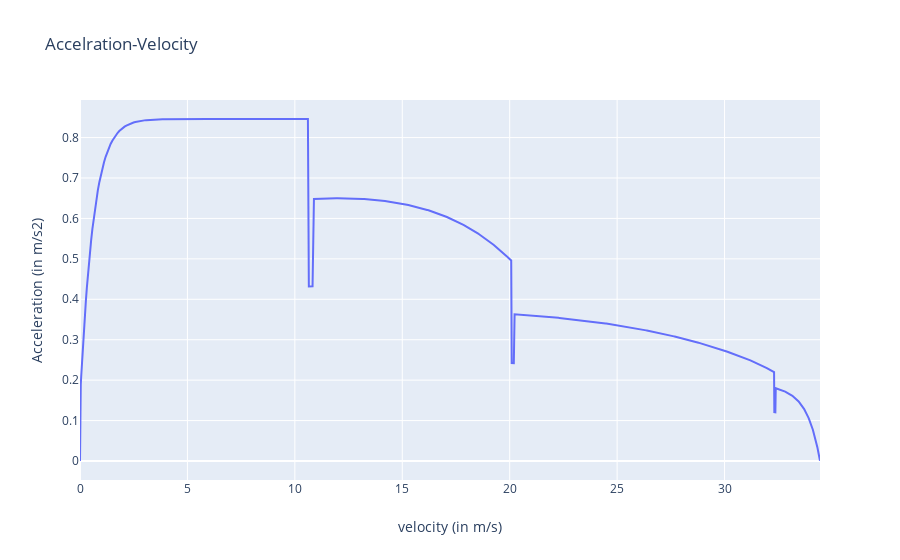
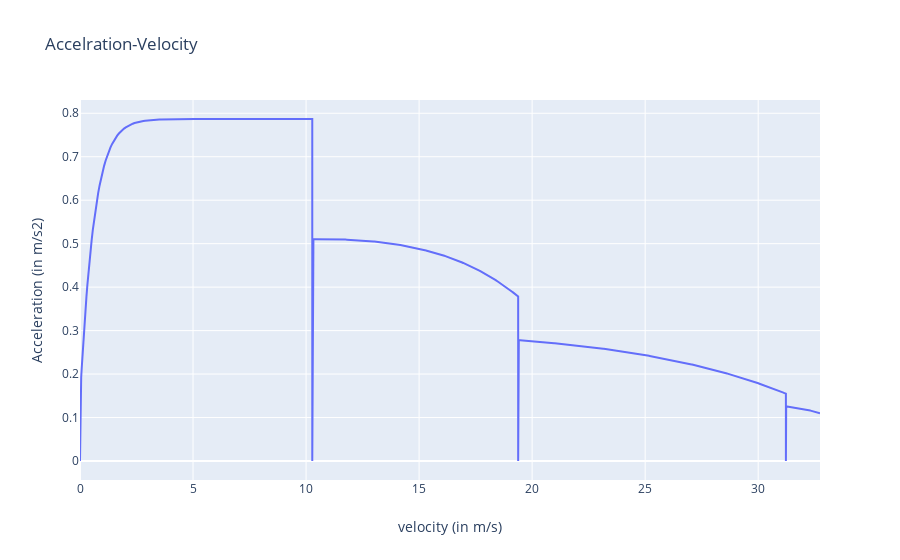
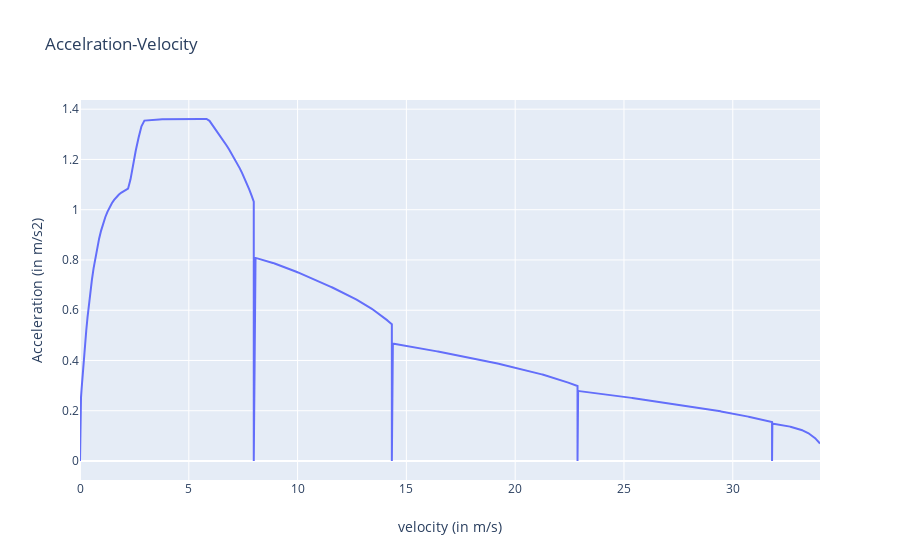
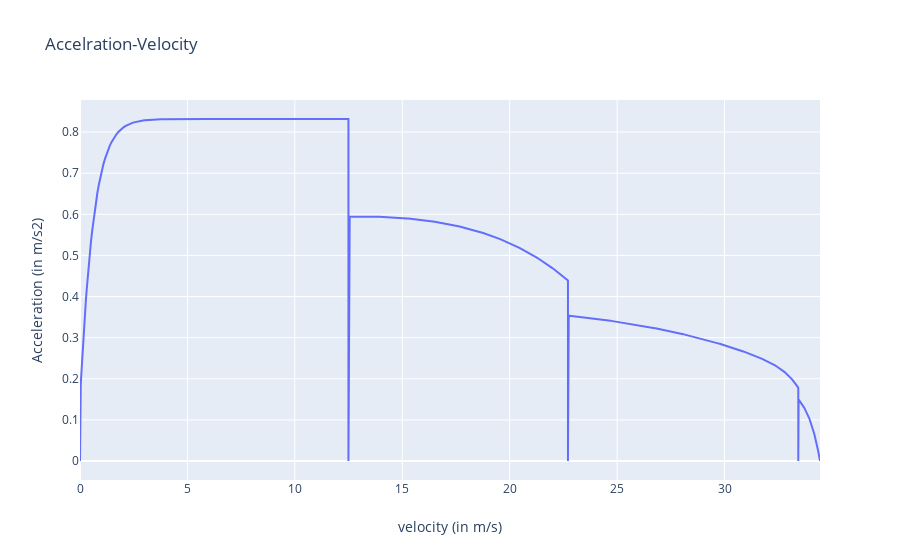

Write notebook code for charts like these, in order.
### Code cell
for my_veh in vehicles:
    outputs = my_veh['outputs'] # outputs of the dispatcher
    layout = go.Layout(title="Accelration-Velocity",
                xaxis=dict(title='velocity (in m/s)'),
                yaxis=dict(title='Acceleration (in m/s2)'))
    data = [dict(x=outputs['velocities'], y=outputs['accelerations'])] # select the desired outputs
    fig = go.Figure(data=data, layout=layout)
    iplot(fig)

### Figure 1 — Plotly figure (JSON) as saved in the notebook; plotly's stock layout.template omitted (floating-point values rounded to 4 significant figures; data arrays with more than 128 entries replaced by an {"elided": "..."} marker saying what was removed)
{"data": [{"type": "scatter", "x": {"elided": "1001 float values"}, "y": {"elided": "1001 float values"}}], "layout": {"title": {"text": "Accelration-Velocity"}, "xaxis": {"title": {"text": "velocity (in m/s)"}}, "yaxis": {"title": {"text": "Acceleration (in m/s2)"}}}}

### Figure 2 — Plotly figure (JSON) as saved in the notebook; plotly's stock layout.template omitted (floating-point values rounded to 4 significant figures; data arrays with more than 128 entries replaced by an {"elided": "..."} marker saying what was removed)
{"data": [{"type": "scatter", "x": {"elided": "1001 float values"}, "y": {"elided": "1001 float values"}}], "layout": {"title": {"text": "Accelration-Velocity"}, "xaxis": {"title": {"text": "velocity (in m/s)"}}, "yaxis": {"title": {"text": "Acceleration (in m/s2)"}}}}

### Figure 3 — Plotly figure (JSON) as saved in the notebook; plotly's stock layout.template omitted (floating-point values rounded to 4 significant figures; data arrays with more than 128 entries replaced by an {"elided": "..."} marker saying what was removed)
{"data": [{"type": "scatter", "x": {"elided": "1001 float values"}, "y": {"elided": "1001 float values"}}], "layout": {"title": {"text": "Accelration-Velocity"}, "xaxis": {"title": {"text": "velocity (in m/s)"}}, "yaxis": {"title": {"text": "Acceleration (in m/s2)"}}}}

### Figure 4 — Plotly figure (JSON) as saved in the notebook; plotly's stock layout.template omitted (floating-point values rounded to 4 significant figures; data arrays with more than 128 entries replaced by an {"elided": "..."} marker saying what was removed)
{"data": [{"type": "scatter", "x": {"elided": "1001 float values"}, "y": {"elided": "1001 float values"}}], "layout": {"title": {"text": "Accelration-Velocity"}, "xaxis": {"title": {"text": "velocity (in m/s)"}}, "yaxis": {"title": {"text": "Acceleration (in m/s2)"}}}}
